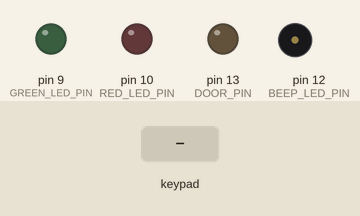
Recording of a sketch running on a simulated Arduino Uno, built with avr-gcc and run on an emulated ATmega328P. Shown: output pins drawn as LEDs (lit = HIGH), buzzer (waves = sounding). The test bench sets the inputs (shaded band).

Above: at 1.2 s.
1.3 s: key '#' pressed
At 1.55 s:
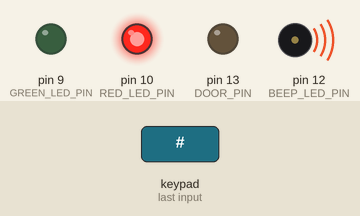
At 3.0 s:
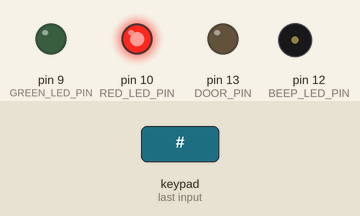
4.3 s: keypad keys 1 2 3 4 # pressed 0.4 s apart
At 6.4 s:
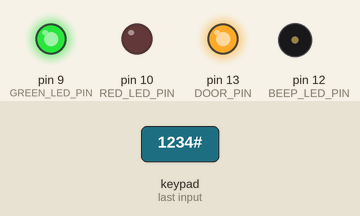
Timing chart, 0 to 8.5 s (numbered marks = the images above; inputs shaded):
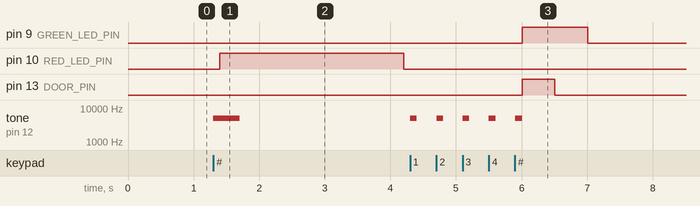

The sketch:

keypad.ino
```cpp
#include <Keypad.h>
#include "config.h"

const int TRIGGER_COUNT = 1;
const int TRIGGER_DELAY = 500;
const int DOOR_PIN = 13;
const int GREEN_LED_PIN = 9;
const int RED_LED_PIN = 10;
const int BEEP_LED_PIN = 12;
const int IS_DEBUG = 0; // Enable/disable the serial print statements

const byte ROWS = 4;
const byte COLS = 3;

char keys[ROWS][COLS] = {
  {'1','2','3'},
  {'4','5','6'},
  {'7','8','9'},
  {'*','0','#'}
};
byte rowPins[ROWS] = {7, 2, 3, 5}; //connect to the row pinouts of the keypad
byte colPins[COLS] = {6, 8, 4}; //connect to the column pinouts of the keypad

//Create an object of keypad
Keypad keypad = Keypad( makeKeymap(keys), rowPins, colPins, ROWS, COLS );

const int MAXIMUM_PRESSES = 8; // The number of key presses before the stored entry is reset
char pressed[MAXIMUM_PRESSES];
int pressedIndex = 0;

String currentEntry () {
  if (IS_DEBUG) {
    Serial.println(String(pressed));
  }
  return String(pressed);
}

void flashRedLED () {
  digitalWrite(RED_LED_PIN, HIGH);
  playTone();
  playTone();
  playTone();
  delay(2500);
  digitalWrite(RED_LED_PIN, LOW);
}

void triggerGate () {
  if (IS_DEBUG) {
    Serial.println("Opening the gate");
  }

  digitalWrite(GREEN_LED_PIN, HIGH);

  for (int i = 0; i < TRIGGER_COUNT; i++) {
    digitalWrite(DOOR_PIN, HIGH);
    delay(TRIGGER_DELAY);
    digitalWrite(DOOR_PIN, LOW);
    delay(TRIGGER_DELAY);
  }

  digitalWrite(GREEN_LED_PIN, LOW);
}

void addPressed (char keyPressed) {
  pressed[pressedIndex] = keyPressed;
  pressedIndex++;
}

void reset () {
  digitalWrite(DOOR_PIN, LOW);
  pressedIndex = 0;

  for(int i = 0; i < sizeof(pressed); i++) {
    pressed[i] = (char)0;
  }
}

void playTone () {
  tone(BEEP_LED_PIN, 5000);
  delay(100);
  noTone(BEEP_LED_PIN);
}

void setup(){
  if (IS_DEBUG) {
    Serial.begin(9600);
    Serial.println("Password: ");
    Serial.print(PASSWORD);
  }

  pinMode(DOOR_PIN, OUTPUT);
  digitalWrite(DOOR_PIN, LOW); // Starts low then goes high to toggle the relay

  pinMode(GREEN_LED_PIN, OUTPUT);
  pinMode(RED_LED_PIN, OUTPUT);
}

void loop(){
  char key = keypad.getKey(); // Read the key

  if (key){
    playTone();

    if (IS_DEBUG) {
      Serial.print("Key Pressed : ");
      Serial.println(key);
    }

    if (key == SUBMIT_KEY) {
      if (currentEntry() == PASSWORD) {
        triggerGate();
      } else {
        flashRedLED();
      }

      reset();
    } else {
      addPressed(key);
    }
  }

  if (pressedIndex >= MAXIMUM_PRESSES) {
    flashRedLED();
    reset();
  }
}
```

config.example.h
```cpp
#define PASSWORD "1234"
#define SUBMIT_KEY '#'
```

Measured:
- after the input at 1.3 s, pin 10 (RED_LED_PIN): LOW → HIGH after 0.10 s, → LOW 2.8 s later; tone on pin 12 (BEEP_LED_PIN): silent → 5000 Hz at once, → silent 0.40 s later
- after the input at 4.3 s, pin 9 (GREEN_LED_PIN): LOW → HIGH after 1.7 s, → LOW 1.0 s later; pin 13 (DOOR_PIN): LOW → HIGH after 1.7 s, → LOW 0.50 s later; tone on pin 12 (BEEP_LED_PIN): alternates 5000 Hz for 0.10 s and silent for 0.30 s, 10 changes in all, then stays silent, starting at once
